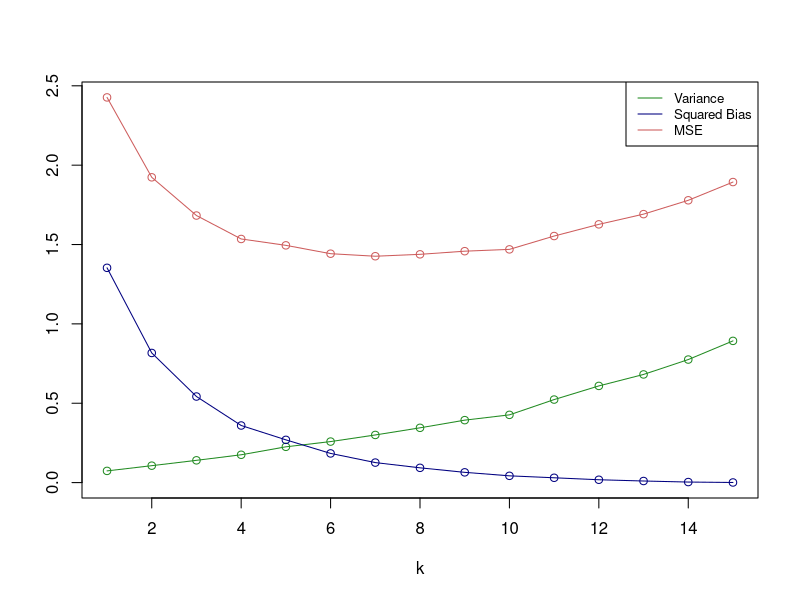

Generate this figure with R:
## The goal is to perform a simulation study to 
## explore the bias-variance trade-off by randomly 
## generate data, fit the linear regression model 
## for k = 1 to 15 and compute variance, squared 
## bias and MSE for each k and visually represent it


rm(list=ls())
set.seed(0)


## Simulate the data (given functions)

simulate_X = function(n, p) {
  X = matrix(2 * runif(n * p) - 1, nrow = n, ncol = p)
  X = cbind(matrix(1, nrow = n), X)  
  return(X)
}

simulate_Y = function(X, B, sigma) {
  n = dim(X)[1]
  E = matrix(rnorm(n, mean = 0, sd = sigma), nrow = n)
  Y = X %*% B + E
  return(Y)
}


p = 15 #no of inputs
n = 30 #size
n_iterations = 1000  #no of iteration 
sigma = 1 


## True model

B = matrix(0, nrow = p + 1)

# loop to compute beta values
for(j in c(1:p)) {
  B[j + 1] = 1 / j  #beta = 1/j
}


## x_new value to be predicted

x_new = matrix(1/2, ncol = p + 1)
x_new[1] = 1

# Initialize matrix to store results
hatY = matrix(0, nrow = n_iterations, ncol = p)


## Simulation loop

for (i in 1:n_iterations) {
  
  # Simulate training data (X and Y)
  X = simulate_X(n, p)
  y = simulate_Y(X, B, sigma)
  
  # Fit linear regression models with k predictors
  for (k in 1:p) {
    x = X[, 1:(k + 1)]  
    
    bHat = solve(t(x) %*% x)%*% t(x) %*% y  
    
    hatY[i, k] = x_new[1:(k + 1)] %*% bHat
  }
}


## Computing the variance, squared bias and MSE


# Compute the true value of y_new
Ey_new = x_new %*% B

# initialize vector to store the calculated value
sq_bias = rep(0, p)
variance = rep(0, p)
MSE = rep(0, p)

# computing all the values for k = 1 to 15 using loop
for (k in 1:p) {
  
  variance[k] = var(hatY[, k])
  
  sq_bias[k] = (mean(hatY[, k]) - Ey_new)^2
  
  MSE[k] = sigma^2 + variance[k] + sq_bias[k]
  
}


## Plot the variance, squared-bias and MSE as a
## function of k

plot(1:p, variance, type = "o", 
     col = "forestgreen", pch = 1, 
     xlab = "k",  ylab = "",
     ylim = c(0, max(c(variance, sq_bias, MSE))))

lines(1:p, sq_bias, type = "o" ,
      col = "navyblue", pch = 1)

lines(1:p, MSE, type = "o",
      col = "indianred", pch = 1)

legend("topright", 
       legend = c("Variance", "Squared Bias", "MSE"), 
       col = c("forestgreen", "navyblue", "indianred"),
       lty = 1 , cex = 0.8 )

